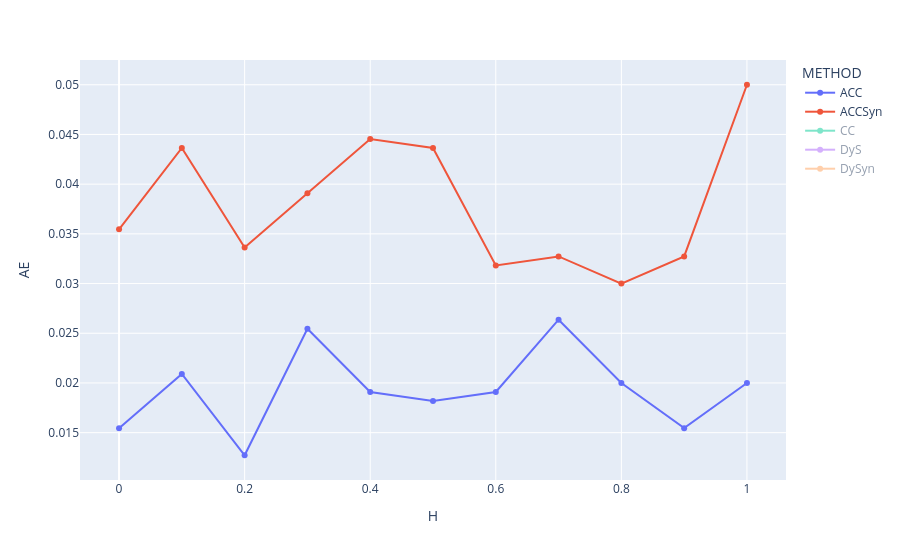

The code cell stored with this chart in its notebook:
### Code cell
# prompt: from grouped plot a line plot where H as x axis and AE as y axis grouped by Qnt

import plotly.express as px

grouped = results_df.groupby(['METHOD', 'H']).agg({'AE': 'mean'}).reset_index()

# Assuming 're' DataFrame is already defined as in your provided code.
# If not, replace this with the actual creation of the 're' DataFrame.

# Grouped results, calculating the mean of 'AE' for each combination of 'Qnt' and 'H'
#grouped = re.groupby(['Qnt', 'H']).agg({'AE': 'mean'}).reset_index()

# Create the grouped line plot
fig = px.line(grouped, x="H", y="AE", color="METHOD", markers=True)

# Update the visibility of traces to show only ACC and ACCSyn initially
for trace in fig.data:
    if trace.name not in ["ACC", "ACCSyn"]:
        trace.visible = "legendonly"

fig.show()

### Figure 1 — Plotly figure (JSON) as saved in the notebook; plotly's stock layout.template omitted (floating-point values rounded to 4 significant figures)
{"data": [{"hovertemplate": "METHOD=ACC<br>H=%{x}<br>AE=%{y}<extra></extra>", "legendgroup": "ACC", "line": {"color": "#636efa", "dash": "solid"}, "marker": {"symbol": "circle"}, "mode": "lines+markers", "name": "ACC", "orientation": "v", "showlegend": true, "type": "scatter", "x": [0.0, 0.1, 0.2, 0.3, 0.4, 0.5, 0.6, 0.7, 0.8, 0.9, 1.0], "xaxis": "x", "y": [0.01545, 0.02091, 0.01273, 0.02545, 0.01909, 0.01818, 0.01909, 0.02636, 0.02, 0.01545, 0.02], "yaxis": "y"}, {"hovertemplate": "METHOD=ACCSyn<br>H=%{x}<br>AE=%{y}<extra></extra>", "legendgroup": "ACCSyn", "line": {"color": "#EF553B", "dash": "solid"}, "marker": {"symbol": "circle"}, "mode": "lines+markers", "name": "ACCSyn", "orientation": "v", "showlegend": true, "type": "scatter", "x": [0.0, 0.1, 0.2, 0.3, 0.4, 0.5, 0.6, 0.7, 0.8, 0.9, 1.0], "xaxis": "x", "y": [0.03545, 0.04364, 0.03364, 0.03909, 0.04455, 0.04364, 0.03182, 0.03273, 0.03, 0.03273, 0.05], "yaxis": "y"}, {"hovertemplate": "METHOD=CC<br>H=%{x}<br>AE=%{y}<extra></extra>", "legendgroup": "CC", "line": {"color": "#00cc96", "dash": "solid"}, "marker": {"symbol": "circle"}, "mode": "lines+markers", "name": "CC", "orientation": "v", "showlegend": true, "type": "scatter", "visible": "legendonly", "x": [0.0, 0.1, 0.2, 0.3, 0.4, 0.5, 0.6, 0.7, 0.8, 0.9, 1.0], "xaxis": "x", "y": [0.03545, 0.04364, 0.03364, 0.03909, 0.04455, 0.04364, 0.03091, 0.03273, 0.03, 0.03273, 0.04818], "yaxis": "y"}, {"hovertemplate": "METHOD=DyS<br>H=%{x}<br>AE=%{y}<extra></extra>", "legendgroup": "DyS", "line": {"color": "#ab63fa", "dash": "solid"}, "marker": {"symbol": "circle"}, "mode": "lines+markers", "name": "DyS", "orientation": "v", "showlegend": true, "type": "scatter", "visible": "legendonly", "x": [0.0, 0.1, 0.2, 0.3, 0.4, 0.5, 0.6, 0.7, 0.8, 0.9, 1.0], "xaxis": "x", "y": [0.02273, 0.02909, 0.01727, 0.02636, 0.02273, 0.02636, 0.01818, 0.01909, 0.01455, 0.01818, 0.02], "yaxis": "y"}, {"hovertemplate": "METHOD=DySyn<br>H=%{x}<br>AE=%{y}<extra></extra>", "legendgroup": "DySyn", "line": {"color": "#FFA15A", "dash": "solid"}, "marker": {"symbol": "circle"}, "mode": "lines+markers", "name": "DySyn", "orientation": "v", "showlegend": true, "type": "scatter", "visible": "legendonly", "x": [0.0, 0.1, 0.2, 0.3, 0.4, 0.5, 0.6, 0.7, 0.8, 0.9, 1.0], "xaxis": "x", "y": [0.04455, 0.06091, 0.05, 0.06, 0.06, 0.06, 0.04364, 0.04636, 0.04545, 0.05636, 0.06364], "yaxis": "y"}], "layout": {"legend": {"title": {"text": "METHOD"}, "tracegroupgap": 0}, "margin": {"t": 60}, "xaxis": {"anchor": "y", "domain": [0, 1], "title": {"text": "H"}}, "yaxis": {"anchor": "x", "domain": [0, 1], "title": {"text": "AE"}}}}
